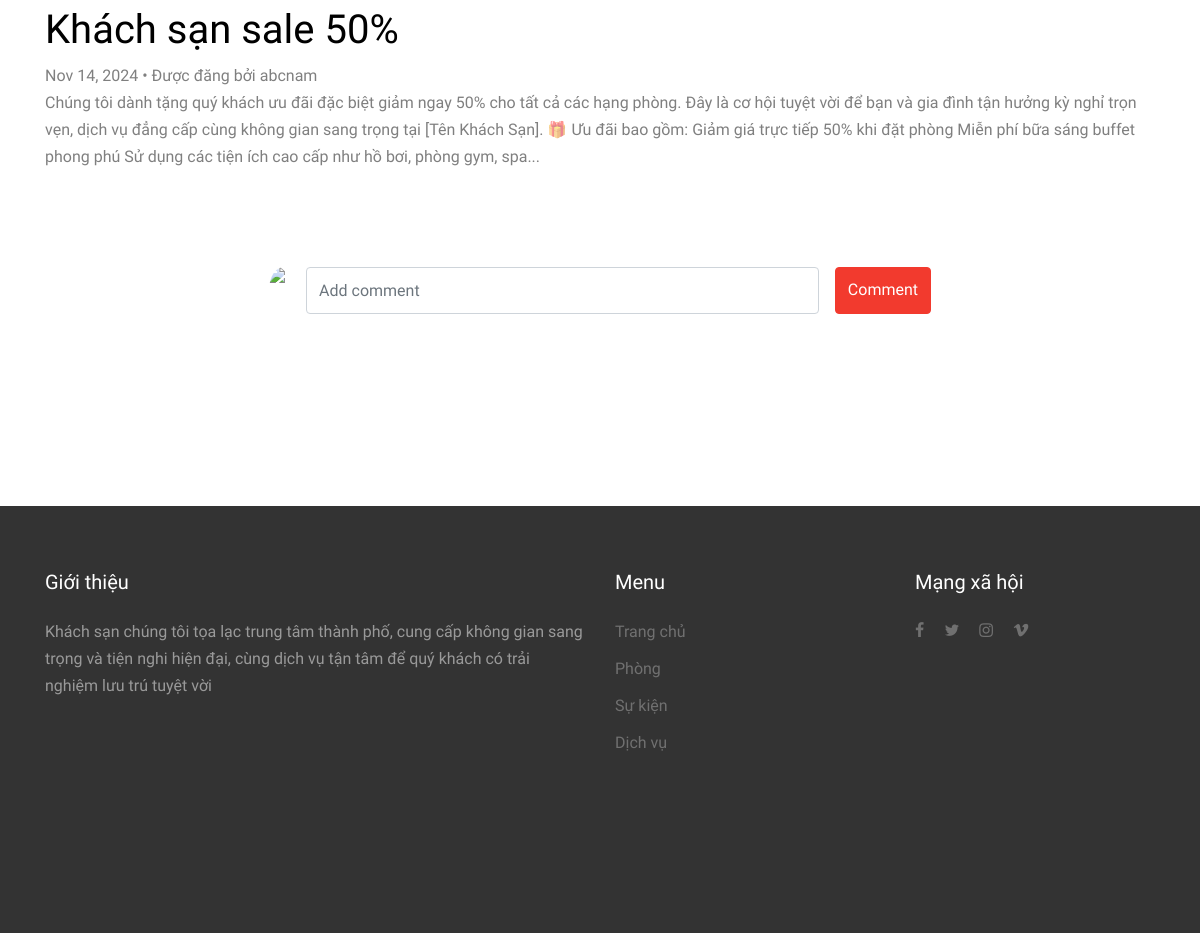
Before: /event/2/ (signed in, lower part) with the older database file.
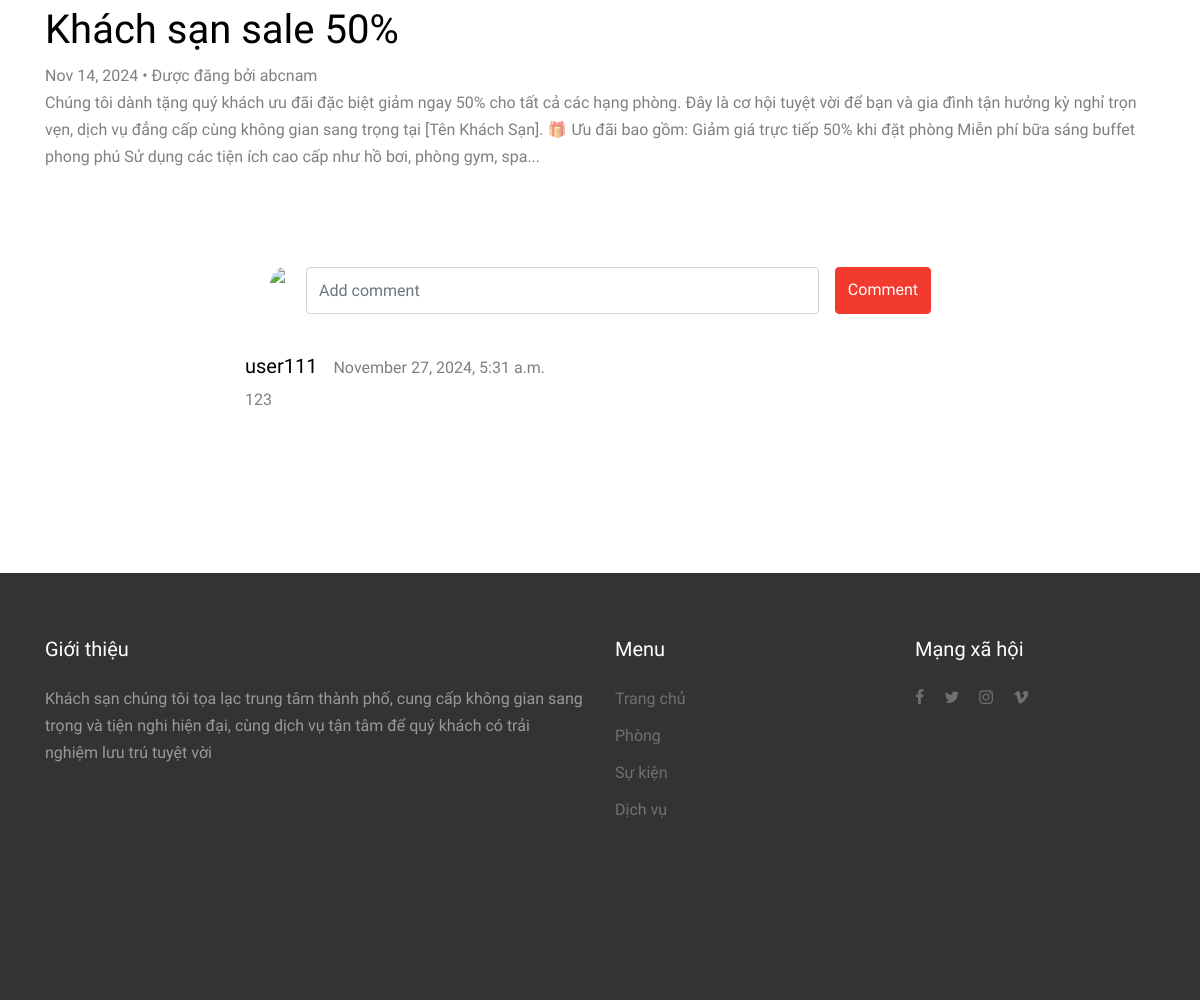
After: the same page with the newer database file.
### admin_custom/models.py (models this page shows, shortened)
class CommentPost(models.Model):
    post = models.ForeignKey(Post, on_delete=models.CASCADE, related_name="post_comments")
    author = models.ForeignKey(User, on_delete=models.CASCADE)
    content = models.TextField()
    created_at = models.DateTimeField(auto_now_add=True)

### home/views.py (the view, shortened to what this page needs)
# urls.py: path('event/<int:id>/', home.event_detail, name='event_detail'),
def event_detail(request, id):
    event = get_object_or_404(Post, id=id)
    comments = CommentPost.objects.filter(post=event).order_by('-created_at')
    return render(request, 'event_detail.html', {'event': event, 'comments': comments})

### home/Templates/event_detail.html (shortened to what this page needs)
{% load static %}
<!DOCTYPE html>
<html lang="en">
  <head>
    <link rel="stylesheet" href="{% static 'fonts/icomoon/style.css' %}" />
    <link rel="stylesheet" href="{% static 'css/bootstrap.min.css' %}" />
    <link rel="stylesheet" href="{% static 'css/magnific-popup.css' %}" />
    <link rel="stylesheet" href="{% static 'css/jquery-ui.css' %}" />
    <link rel="stylesheet" href="{% static 'css/owl.carousel.min.css' %}" />
    <link
      rel="stylesheet"
      href="{% static 'css/owl.theme.default.min.css' %}"
    />
    <link rel="stylesheet" href="{% static 'css/bootstrap-datepicker.css' %}" />
    <link rel="stylesheet" href="{% static 'css/animate.css' %}" />
    <link rel="stylesheet" href="{% static 'css/aos.css' %}" />
    <link rel="stylesheet" href="{% static 'css/style.css' %}" />
    <link
      rel="stylesheet"
      href="{% static 'fonts/flaticon/font/flaticon.css' %}"
    />
    <link
      rel="stylesheet"
      href="https://cdn.jsdelivr.net/npm/mediaelement@4.2.7/build/mediaelementplayer.min.css"
    />
  </head>
  <body>
    <div class="site-wrap">
      <div class="site-section">
        <div class="container">
          <div class="row">
            <div class="col-md-12">
              <div class="media-with-text">
                <h1 class="">{{ event.title }}</h1>
                <span class="">{{ event.created_at|date:"M d, Y" }} &bullet; Được đăng bởi {{event.author.username }}</span>
                <div class="event-content">
                  <p>{{ event.content }}</p>
                </div>
              </div>
            </div>
          </div>
          <div class="container mt-5 mb-5">
            <div class="d-flex justify-content-center row">
                <div class="d-flex flex-column col-md-8">
                    <div class="coment-bottom bg-white p-2 px-4">
                        {% if user.is_authenticated %}
                        <form method="post">
                            <div class="d-flex flex-row add-comment-section mt-4 mb-4">
                                <img
                                    class="img-fluid img-responsive rounded-circle mr-2"
                                    src="https://i.imgur.com/qdiP4DB.jpg"
                                    width="38"
                                />
                                <input
                                    type="text"
                                    name="content"
                                    class="form-control mr-3"
                                    placeholder="Add comment"
                                    required
                                />
                                <button class="btn btn-primary" type="submit">Comment</button>
                            </div>
                        </form>
                        {% else %}
                        <div class="alert alert-warning mt-4">
                            You must <a href="{% url 'login' %}">log in</a> to post a comment.
                        </div>
                        {% endif %}
                    </div>
                    {% for comment in comments %}
                    <div class="commented-section mt-2">
                        <div class="d-flex flex-row align-items-center commented-user">
                            <h5 class="mr-2">{{ comment.author.username }}</h5>
                            <span class="mb-1 ml-2">{{ comment.created_at|date:"F j, Y, g:i a" }}</span>
                        </div>
                        <div class="comment-text-sm">
                            <span>{{ comment.content }}</span>
                        </div>
                    </div>
                    {% endfor %}
                </div>
            </div>
        </div>
        </div>
      </div>
    </div>
    {% include 'includes/footer.html' %}
  </body>
</html>

Changed rows visible on the page:
added CommentPost: author.username "user111", created_at "November 27, 2024, 5:31 a.m.", content "123"
